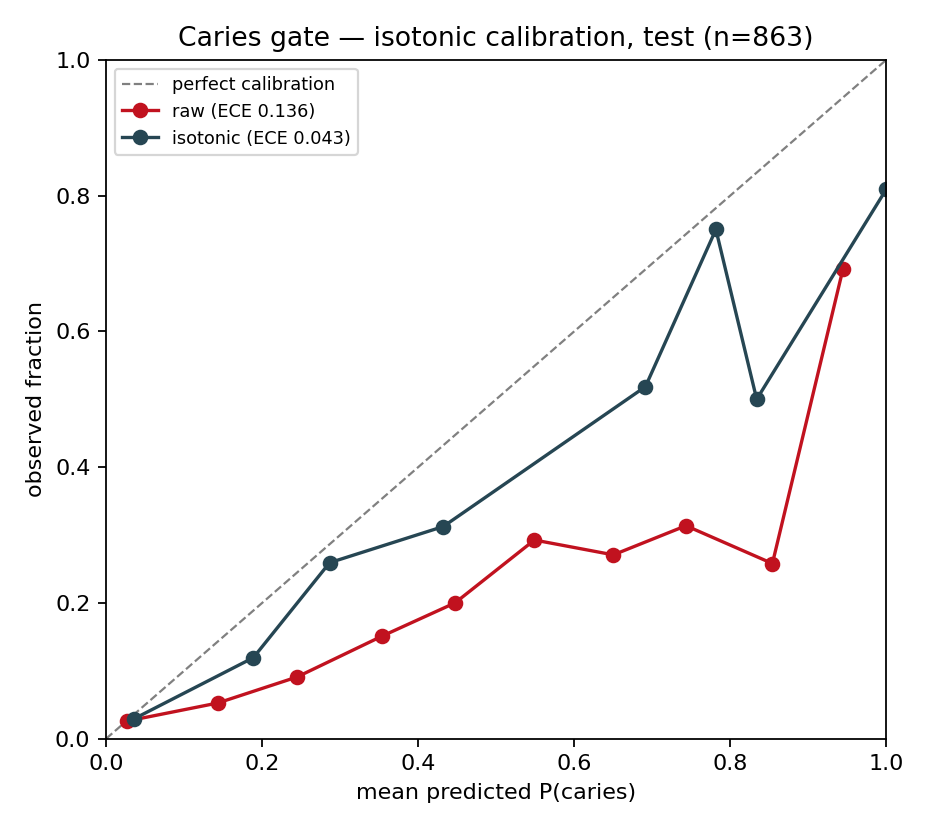
#> input picture paper/fig_calibration.png, 928 x 832 px, given as the content of the folder ../../paper/fig_calibration.png, which was not available
$ python sheets.py ../../paper/fig_calibration.png ../../paper/fig_stage2.png
#> lines starting #> are read from the running program, lines starting #| are printed output that depends on the picture; pictures that were not available may be replaced by others from this repository, and a replacement may not be noted
import cv2, glob, numpy as np, os, sys
src, dst = sys.argv[1], sys.argv[2]
fs = sorted(glob.glob(os.path.join(src, "*.png")))
os.makedirs(dst, exist_ok=True)
for k in range(0, len(fs), 4):
    ims = [cv2.resize(cv2.imread(f), (960, 540), interpolation=cv2.INTER_AREA) for f in fs[k:k + 4]]
#> ims = 1 item
    while len(ims) < 4:
        ims.append(np.zeros((540, 960, 3), np.uint8))
#> this loop made 3 passes
#> after the loop, ims = 4 items
    sheet = np.vstack([np.hstack(ims[:2]), np.hstack(ims[2:])])
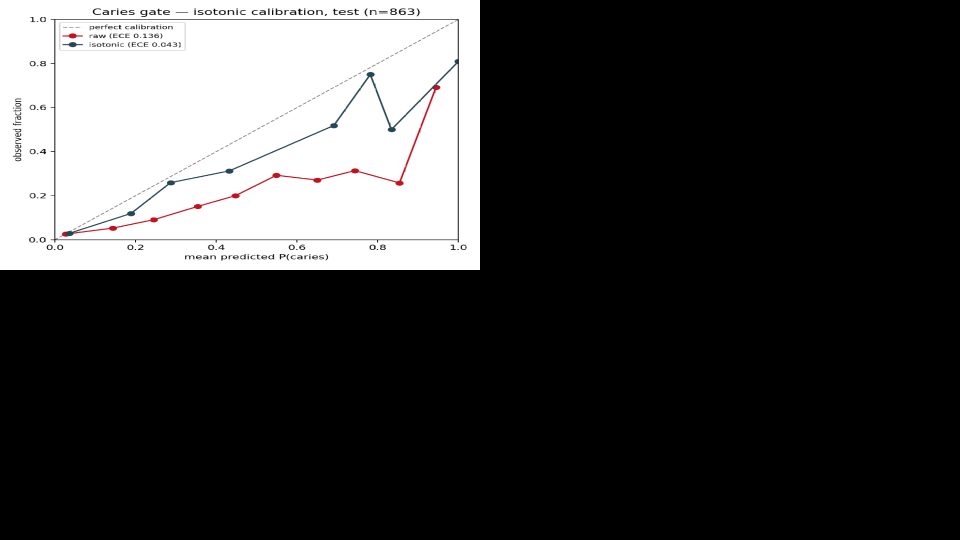
#> sheet: shape (1080, 1920, 3) (shown at 1/2 size); mean of channels 0, 1, 2 61.8, 61.8, 62; drawn as B, G, R
    cv2.line(sheet, (960, 0), (960, 1080), (80, 80, 80), 2); cv2.line(sheet, (0, 540), (1920, 540), (80, 80, 80), 2)
#> after `cv2.line(sheet, (0, 540), (1920, 540), (80, 80, 80), 2)`:
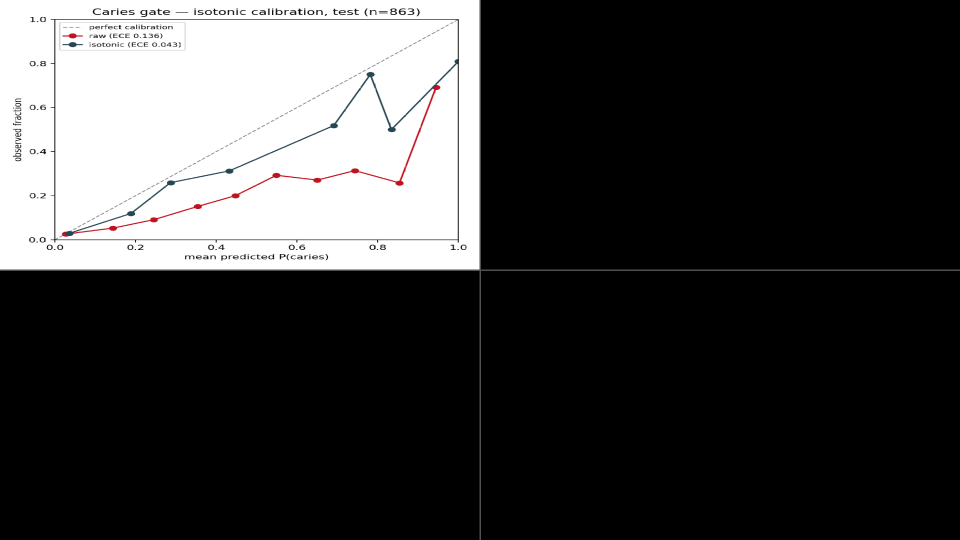
#> sheet: shape (1080, 1920, 3) (shown at 1/2 size); mean of channels 0, 1, 2 62, 62, 62.2; drawn as B, G, R
    cv2.imwrite(os.path.join(dst, f"sheet{k // 4}.jpg"), sheet, [cv2.IMWRITE_JPEG_QUALITY, 88])
print(len(fs), "stills")

$ run again, on paper/fig_stage2.png
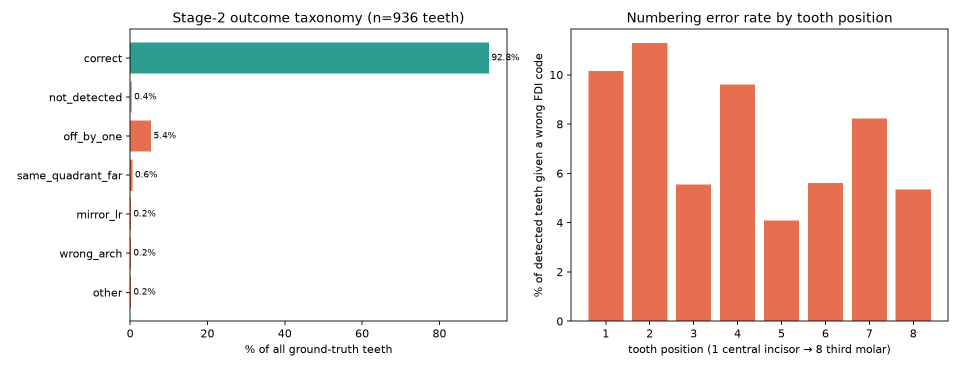
#> input picture paper/fig_stage2.png, 1920 x 736 px, given as the content of the folder ../../paper/fig_stage2.png, which was not available (shown at 1/2 size)
#> `ims = [cv2.resize(cv2.imread(f), (960, 540), interpolation=cv2.INTER_A..`: ims = 1 item
#> the loop `while len(ims) < 4:` made 3 passes
#> after the loop `while len(ims) < 4:`: ims = 4 items
#> `sheet = np.vstack([np.hstack(ims[:2]), np.hstack(ims[2:])])`:
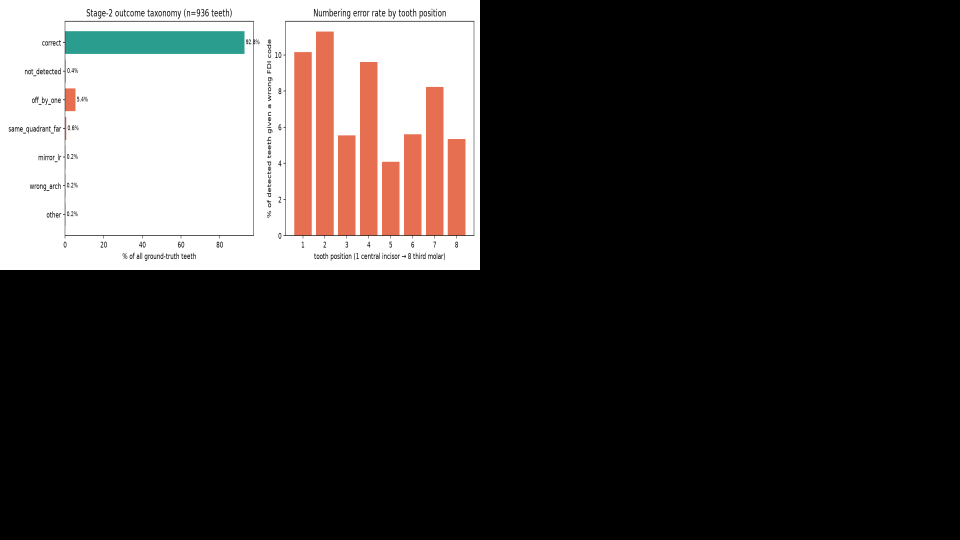
#> sheet: shape (1080, 1920, 3) (shown at 1/2 size); mean of channels 0, 1, 2 55.1, 56.4, 59.9; drawn as B, G, R
#> `cv2.line(sheet, (0, 540), (1920, 540), (80, 80, 80), 2)`:
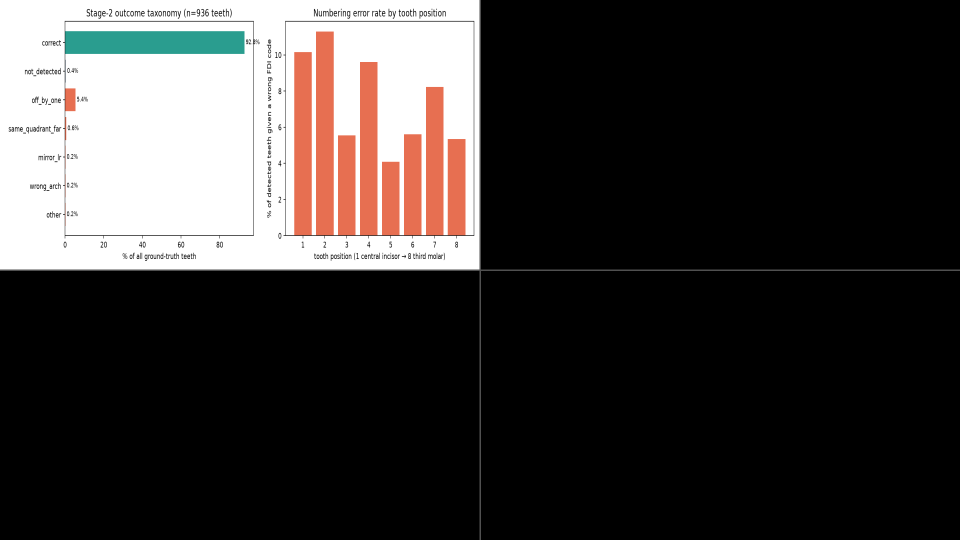
#> sheet: shape (1080, 1920, 3) (shown at 1/2 size); mean of channels 0, 1, 2 55.3, 56.5, 60.1; drawn as B, G, R

$ run again, on paper/fig_stage4a.png
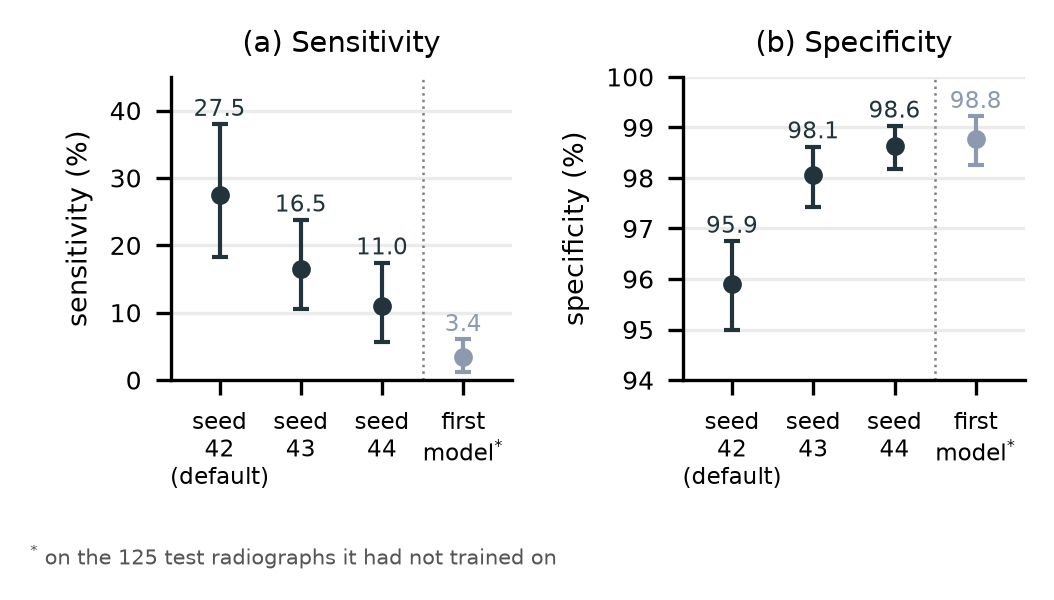
#> input picture paper/fig_stage4a.png, 1054 x 600 px, given as the content of the folder ../../paper/fig_stage4a.png, which was not available
#> `ims = [cv2.resize(cv2.imread(f), (960, 540), interpolation=cv2.INTER_A..`: ims = 1 item
#> the loop `while len(ims) < 4:` made 3 passes
#> after the loop `while len(ims) < 4:`: ims = 4 items
#> `sheet = np.vstack([np.hstack(ims[:2]), np.hstack(ims[2:])])`:
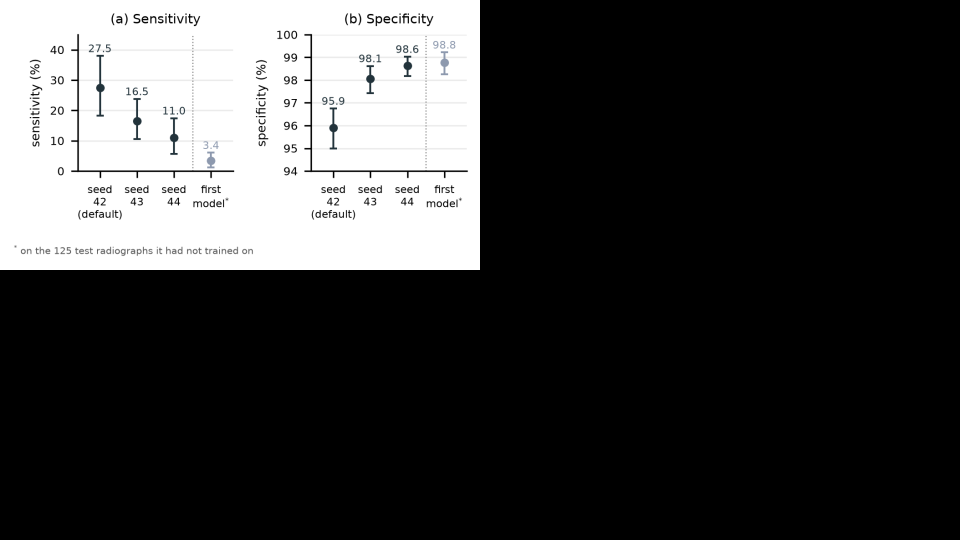
#> sheet: shape (1080, 1920, 3) (shown at 1/2 size); mean of channels 0, 1, 2 61.3, 61.3, 61.2; drawn as B, G, R
#> `cv2.line(sheet, (0, 540), (1920, 540), (80, 80, 80), 2)`:
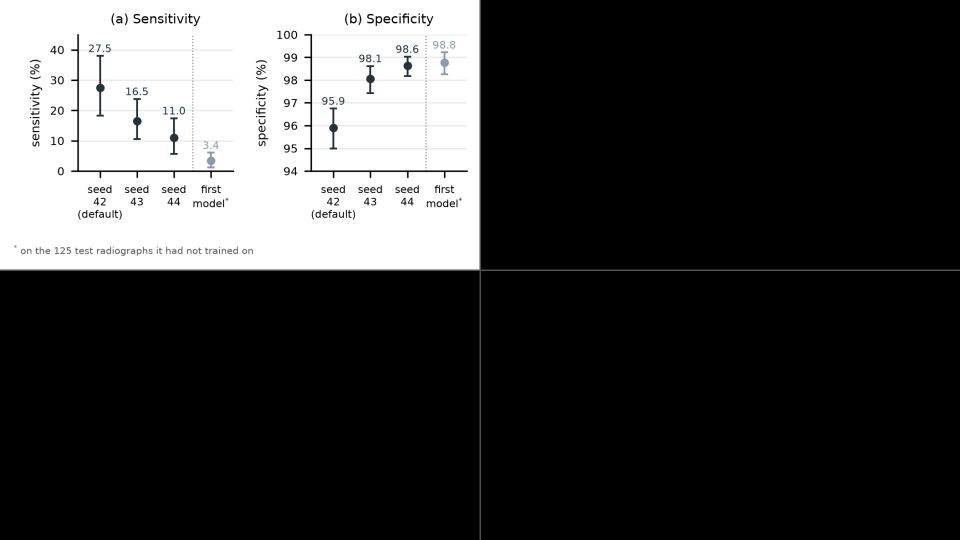
#> sheet: shape (1080, 1920, 3) (shown at 1/2 size); mean of channels 0, 1, 2 61.5, 61.4, 61.4; drawn as B, G, R
